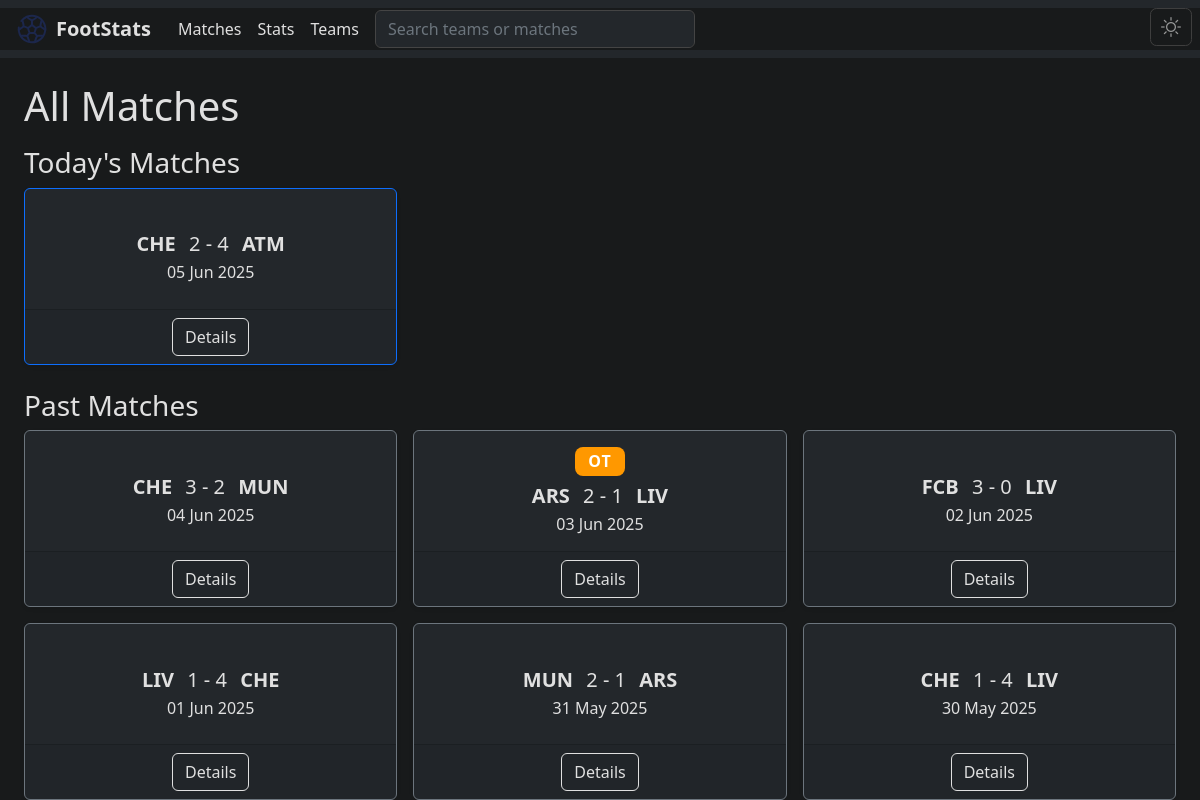
The page / on the database its author committed.
### main/models.py (models this page shows, shortened)
class Match(models.Model):
    home_team = models.ForeignKey(Team, related_name='home_matches', on_delete=models.CASCADE)
    away_team = models.ForeignKey(Team, related_name='away_matches', on_delete=models.CASCADE)
    date = models.DateField()
    location = models.CharField(max_length=200, blank=True, null=True)

class Team(models.Model):
    name = models.CharField(max_length=100)
    short_name = models.CharField(max_length=10)
    def __str__(self):
        return self.short_name

class MatchStats(models.Model):
    match = models.OneToOneField(Match, on_delete=models.CASCADE, related_name='stats')
    home_score = models.IntegerField(default=0)
    away_score = models.IntegerField(default=0)
    extra_time = models.BooleanField(default=False)
    home_shots = models.IntegerField(default=0)
    away_shots = models.IntegerField(default=0)
    home_shots_on_target = models.IntegerField(default=0)
    away_shots_on_target = models.IntegerField(default=0)
    home_possession = models.IntegerField(help_text="Possession % for home team")
    away_possession = models.IntegerField(help_text="Possession % for away team")
    home_pass_completion = models.IntegerField(help_text="Pass completion % for home team")
    away_pass_completion = models.IntegerField(help_text="Pass completion % for away team")
    home_yellow_cards = models.IntegerField(default=0)
    away_yellow_cards = models.IntegerField(default=0)
    home_red_cards = models.IntegerField(default=0)
    away_red_cards = models.IntegerField(default=0)
    home_fouls = models.IntegerField(default=0)
    away_fouls = models.IntegerField(default=0)

### main/views.py (the view)
# urls.py: path('', get_homepage, name="home"),
def get_homepage(request):
    today = date.today()
    q = request.GET.get('q', '').strip()
    match_filter = None
    teams = None
    if q:
        q_norm = strip_accents(q).lower()
        all_teams = Team.objects.all()
        teams = [t for t in all_teams if q_norm in strip_accents(t.name).lower() or q_norm in strip_accents(t.short_name).lower()]
        if Q:
            match_filter = (
                Q(home_team__name__icontains=q) | Q(home_team__short_name__icontains=q) |
                Q(away_team__name__icontains=q) | Q(away_team__short_name__icontains=q) |
                Q(location__icontains=q)
            )
            todays_matches = Match.objects.filter(date=today).filter(match_filter).order_by('-date')
            past_matches = Match.objects.filter(date__lt=today).filter(match_filter).order_by('-date')
            future_matches = Match.objects.filter(date__gt=today).filter(match_filter).order_by('date')
        else:
            todays_matches = Match.objects.filter(date=today).order_by('-date')
            past_matches = Match.objects.filter(date__lt=today).order_by('-date')
            future_matches = Match.objects.filter(date__gt=today).order_by('date')
    else:
        todays_matches = Match.objects.filter(date=today).order_by('-date')
        past_matches = Match.objects.filter(date__lt=today).order_by('-date')
        future_matches = Match.objects.filter(date__gt=today).order_by('date')
    context = {
        "h1_title": "All Matches",
        "todays_matches": todays_matches,
        "past_matches": past_matches,
        "future_matches": future_matches,
        "search_teams": teams,
        "search_query": q,
    }
    return render(request, "main/home.html", context)

### main/templates/main/home.html (shortened to what this page needs)
{% extends 'main/base.html' %}
{% block content %}
<h1>{{ h1_title }}</h1>
{% if todays_matches %}
<h3>Today's Matches</h3>
<div class="row row-cols-1 row-cols-md-2 row-cols-lg-3 g-3 mb-4">
    {% for match in todays_matches %}
    <div class="col search-match-card">
        <div class="card h-100 bg-light border-primary shadow-sm">
            <div class="card-body text-center d-flex flex-column justify-content-center align-items-center p-2" style="min-height: 120px;">
                <h5 class="card-title mb-1">
                    <span class="fw-bold">{{ match.home_team }}</span>
                    <span class="mx-2">
                        {% if match.stats %}{{ match.stats.home_score }} - {{ match.stats.away_score }}{% else %}? - ?{% endif %}
                    </span>
                    <span class="fw-bold">{{ match.away_team }}</span>
                </h5>
                <p class="card-text mb-0">{{ match.date|date:'d M Y' }}</p>
            </div>
            <div class="card-footer text-center">
                <a href="{% url 'match_detail' match.id %}" class="btn btn-outline-primary">Details</a>
            </div>
        </div>
    </div>
    {% endfor %}
</div>
{% endif %}
<h3>Past Matches</h3>
<div class="row row-cols-1 row-cols-md-2 row-cols-lg-3 g-3">
    {% for match in past_matches %}
    <div class="col search-match-card">
        <div class="card h-100 bg-light border-secondary shadow-sm">
            <div class="card-body text-center d-flex flex-column justify-content-center align-items-center p-2" style="min-height: 120px;">
                {% if match.stats and match.stats.extra_time %}
                <div class="mb-2">
                    <span class="badge fw-bold" style="background-color: #ff9800; color: #fff; font-size:1rem; letter-spacing:1px; padding: 0.4em 0.8em; border-radius: 0.5em;">OT</span>
                </div>
                {% else %}
                <div class="mb-2" style="height: 0.7em;"></div>
                {% endif %}
                <h5 class="card-title mb-1">
                    <span class="fw-bold">{{ match.home_team }}</span>
                    <span class="mx-2">
                        {% if match.stats %}{{ match.stats.home_score }} - {{ match.stats.away_score }}{% else %}? - ?{% endif %}
                    </span>
                    <span class="fw-bold">{{ match.away_team }}</span>
                </h5>
                <p class="card-text mb-0">{{ match.date|date:'d M Y' }}</p>
            </div>
            <div class="card-footer text-center">
                <a href="{% url 'match_detail' match.id %}" class="btn btn-outline-secondary">Details</a>
            </div>
        </div>
    </div>
    {% empty %}
    <p>No past matches found.</p>
    {% endfor %}
</div>
{% endblock %}

### main/templates/main/base.html (shortened to what this page needs)
{% load static %}
<!DOCTYPE html>
<html lang="en">
<head>
    <link rel="stylesheet" href="https://cdn.jsdelivr.net/npm/bootstrap@5.2.3/dist/css/bootstrap.min.css">
</head>
<body>
    <nav class="navbar navbar-expand-lg navbar-light bg-light position-relative">
        <div class="container-fluid px-2 px-md-3" style="justify-content: flex-start;">
            <a class="navbar-brand d-flex align-items-center gap-2" href="{% url 'home' %}" style="margin-right: 1.2rem;">
                <img src="{% static 'main/football.svg' %}" alt="Logo" style="height:32px;vertical-align:middle;"> <span
                    style="font-weight: 600;">FootStats</span>
            </a>
            <div class="position-absolute top-0 end-0 m-2"
                style="z-index: 1052; display: flex; flex-direction: row; gap: 0.5rem; align-items: center;">
                <button id="darkModeToggle" class="navbar-toggler custom-toggler" type="button"
                    aria-label="Toggle dark mode"
                    style="height: 38px; width: 42px; display: flex; align-items: center; justify-content: center;">
                    <span id="darkModeIcon" class="bi bi-moon"></span>
                </button>
            </div>
            <div class="collapse navbar-collapse" id="navbarNav">
                <ul class="navbar-nav me-auto mb-2 mb-lg-0">
                    <li class="nav-item"><a class="nav-link" href="{%url 'home'%}">Matches</a></li>
                    <li class="nav-item"><a class="nav-link" href="{% url 'team_stats' %}">Stats</a></li>
                    <li class="nav-item"><a class="nav-link" href="{%url 'teams_list'%}">Teams</a></li>
                </ul>
                <div class="d-none d-lg-flex flex-grow-1 align-items-center gap-2 ms-lg-2">
                    <form class="d-flex flex-grow-1" role="search" id="searchForm" action="/" method="get"
                        autocomplete="off">
                        <input class="form-control me-2 flex-grow-1" id="searchInput" name="q" type="search"
                            placeholder="Search teams or matches" aria-label="Search" value=""
                            style="min-width: 180px; max-width: 320px;">
                    </form>
                </div>
            </div>
        </div>
    </nav>
    <div class="container-fluid px-2 px-md-4 mt-4">
        {% block content %}
        {% endblock %}
    </div>
    <link rel="stylesheet" href="https://cdn.jsdelivr.net/npm/bootstrap-icons@1.10.5/font/bootstrap-icons.css">
</body>
</html>

### main/templates/main/base.html (style rules this page uses)
body { background-color: #fff !important; color: #212529 !important; transition: background-color 0.4s, color 0.4s; }
body.dark-mode { background-color: #181a1b !important; color: #e0e0e0 !important; }
html.dark-mode .navbar, html.dark-mode .navbar-light { background-color: #23272b !important; }
html.dark-mode .d-lg-none.bg-light, html.dark-mode .navbar-light.bg-light { background-color: #23272b !important; }
html.dark-mode body, html.dark-mode .card, html.dark-mode .container-fluid, html.dark-mode .container, html.dark-mode .row, html.dark-mode .col, html.dark-mode .col-12 { background-color: #181a1b !important; color: #e0e0e0 !important; }
html.dark-mode .card { background-color: #23272b !important; color: #e0e0e0 !important; }
body { transition: background-color 0.4s, color 0.4s; background-color: #fff !important; color: #212529 !important; }
body.dark-mode .navbar, body.dark-mode .navbar-light { background-color: #23272b !important; }
body.dark-mode .navbar .navbar-brand, body.dark-mode .navbar .nav-link, body.dark-mode .navbar .btn, body.dark-mode .navbar .btn-outline-dark, body.dark-mode .navbar .btn-outline-dark:focus, body.dark-mode .navbar .btn-outline-dark:active { color: #e0e0e0 !important; border-color: #e0e0e0 !important; }
body.dark-mode .card { background-color: #23272b !important; color: #e0e0e0 !important; }
body.dark-mode .btn-outline-primary, body.dark-mode .btn-outline-success, body.dark-mode .btn-outline-secondary { color: #e0e0e0; border-color: #e0e0e0; }
body.dark-mode .form-control { background-color: #23272b; color: #e0e0e0; border-color: #444; }
body.dark-mode .navbar-toggler { filter: invert(1) grayscale(1) brightness(2); border: 1.5px solid #e0e0e0 !important; height: 38px; }
.navbar-toggler.custom-toggler { border: 1.5px solid #6c757d !important; border-radius: 0.4rem; height: 38px; }
@media (min-width: 960px) { #darkModeToggle { position: static !important; } }
body.dark-mode .d-lg-none.bg-light, body.dark-mode .navbar-light.bg-light { background-color: #23272b !important; }
.container-fluid h1, .container-fluid h2, .container-fluid h3 { margin-top: 1rem; }

### rows shown on the page
Match: home_team "CHE", stats.home_score "2", stats.away_score "4", away_team "ATM", date "05 Jun 2025"
Match: home_team "CHE", stats.home_score "3", stats.away_score "2", away_team "MUN", date "04 Jun 2025"
Match: shows "OT", home_team "ARS", stats.home_score "2", stats.away_score "1", away_team "LIV", date "03 Jun 2025"
Match: home_team "FCB", stats.home_score "3", stats.away_score "0", away_team "LIV", date "02 Jun 2025"
Match: home_team "LIV", stats.home_score "1", stats.away_score "4", away_team "CHE", date "01 Jun 2025"
Match: home_team "MUN", stats.home_score "2", stats.away_score "1", away_team "ARS", date "31 May 2025"
Match: home_team "CHE", stats.home_score "1", stats.away_score "4", away_team "LIV", date "30 May 2025"

### other values the page prints
{{ h1_title }} "All Matches"
